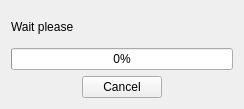
<?xml version="1.0" encoding="UTF-8"?>
<ui version="4.0">
 <class>progressForm</class>
 <widget class="QWidget" name="progressForm">
  <property name="windowModality">
   <enum>Qt::WindowModal</enum>
  </property>
  <property name="geometry">
   <rect>
    <x>0</x>
    <y>0</y>
    <width>244</width>
    <height>109</height>
   </rect>
  </property>
  <property name="windowTitle">
   <string/>
  </property>
  <layout class="QVBoxLayout" name="verticalLayout">
   <item>
    <widget class="QLabel" name="label">
     <property name="text">
      <string>Wait please</string>
     </property>
    </widget>
   </item>
   <item>
    <widget class="QProgressBar" name="progressBar">
     <property name="value">
      <number>0</number>
     </property>
    </widget>
   </item>
   <item>
    <widget class="QDialogButtonBox" name="buttonBox">
     <property name="standardButtons">
      <set>QDialogButtonBox::Cancel</set>
     </property>
     <property name="centerButtons">
      <bool>true</bool>
     </property>
    </widget>
   </item>
  </layout>
 </widget>
 <resources/>
 <connections>
  <connection>
   <sender>buttonBox</sender>
   <signal>rejected()</signal>
   <receiver>progressForm</receiver>
   <slot>close()</slot>
   <hints>
    <hint type="sourcelabel">
     <x>123</x>
     <y>85</y>
    </hint>
    <hint type="destinationlabel">
     <x>190</x>
     <y>66</y>
    </hint>
   </hints>
  </connection>
 </connections>
</ui>
